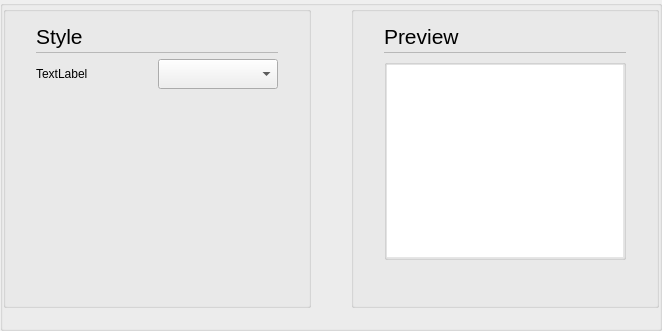
    <widget class="stw::opensyde_gui_elements::C_OgeGbxTransparent" name="pc_GroupBoxWidgetSpecific">
     <property name="title">
      <string/>
     </property>
     <layout class="QVBoxLayout" name="verticalLayout_8">
      <property name="spacing">
       <number>0</number>
      </property>
      <property name="leftMargin">
       <number>0</number>
      </property>
      <property name="topMargin">
       <number>0</number>
      </property>
      <property name="rightMargin">
       <number>0</number>
      </property>
      <property name="bottomMargin">
       <number>20</number>
      </property>
      <item>
       <layout class="QHBoxLayout" name="horizontalLayout_8" stretch="1,0,1">
        <item>
         <widget class="stw::opensyde_gui_elements::C_OgeGbx" name="pc_GroupBoxGeneral">
          <property name="title">
           <string/>
          </property>
          <layout class="QHBoxLayout" name="horizontalLayout_2">
           <property name="leftMargin">
            <number>30</number>
           </property>
           <property name="rightMargin">
            <number>30</number>
           </property>
           <property name="bottomMargin">
            <number>13</number>
           </property>
           <item>
            <layout class="QVBoxLayout" name="verticalLayout_2">
             <property name="spacing">
              <number>0</number>
             </property>
             <property name="sizeConstraint">
              <enum>QLayout::SetMinimumSize</enum>
             </property>
             <item>
              <layout class="QHBoxLayout" name="horizontalLayout_3" stretch="0,1">
               <property name="spacing">
                <number>6</number>
               </property>
               <item>
                <widget class="stw::opensyde_gui_elements::C_OgeLabContextMenuBase" name="pc_LabelDesign">
                 <property name="styleRole" stdset="0">
                  <string>heading-group-bold</string>
                 </property>
                 <property name="minimumSize">
                  <size>
                   <width>0</width>
                   <height>30</height>
                  </size>
                 </property>
                 <property name="maximumSize">
                  <size>
                   <width>16777215</width>
                   <height>30</height>
                  </size>
                 </property>
                 <property name="font">
                  <font>
                   <family>Segoe UI</family>
                   <pointsize>16</pointsize>
                  </font>
                 </property>
                 <property name="text">
                  <string>Style</string>
                 </property>
                </widget>
               </item>
               <item>
                <spacer name="horizontalSpacer_6">
                 <property name="orientation">
                  <enum>Qt::Horizontal</enum>
                 </property>
                 <property name="sizeHint" stdset="0">
                  <size>
                   <width>40</width>
                   <height>1</height>
                  </size>
                 </property>
                </spacer>
               </item>
              </layout>
             </item>
             <item>
              <layout class="QHBoxLayout" name="horizontalLayout_16" stretch="1">
               <property name="spacing">
                <number>0</number>
               </property>
               <property name="topMargin">
                <number>1</number>
               </property>
               <property name="bottomMargin">
                <number>0</number>
               </property>
               <item>
                <widget class="stw::opensyde_gui_elements::C_OgeFraSeparator" name="frame">
                 <property name="minimumSize">
                  <size>
                   <width>0</width>
                   <height>1</height>
                  </size>
                 </property>
                 <property name="maximumSize">
                  <size>
                   <width>16777215</width>
                   <height>1</height>
                  </size>
                 </property>
                 <property name="frameShape">
                  <enum>QFrame::StyledPanel</enum>
                 </property>
                 <property name="frameShadow">
                  <enum>QFrame::Raised</enum>
                 </property>
                </widget>
               </item>
              </layout>
             </item>
             <item>
              <layout class="QHBoxLayout" name="horizontalLayout">
               <property name="spacing">
                <number>0</number>
               </property>
               <property name="topMargin">
                <number>6</number>
               </property>
              </layout>
             </item>
             <item>
              <layout class="QVBoxLayout" name="pc_VerticalLayoutDesign">
               <property name="spacing">
                <number>10</number>
               </property>
               <item>
                <layout class="QHBoxLayout" name="horizontalLayout_23">
                 <item>
                  <widget class="stw::opensyde_gui_elements::C_OgeLabToolTipBase" name="pc_LabelTheme">
                   <property name="styleRole" stdset="0">
                    <string>group-item</string>
                   </property>
                   <property name="text">
                    <string>TextLabel</string>
                   </property>
                  </widget>
                 </item>
                 <item>
                  <spacer name="horizontalSpacer_12">
                   <property name="orientation">
                    <enum>Qt::Horizontal</enum>
                   </property>
                   <property name="sizeHint" stdset="0">
                    <size>
                     <width>40</width>
                     <height>20</height>
                    </size>
                   </property>
                  </spacer>
                 </item>
                 <item>
                  <widget class="stw::opensyde_gui_elements::C_OgeCbxText" name="pc_ComboBoxTheme">
                   <property name="minimumSize">
                    <size>
                     <width>120</width>
                     <height>30</height>
                    </size>
                   </property>
                   <property name="maximumSize">
                    <size>
                     <width>120</width>
                     <height>30</height>
                    </size>
                   </property>
                  </widget>
                 </item>
                </layout>
               </item>
               <item>
                <spacer name="verticalSpacer_8">
                 <property name="orientation">
                  <enum>Qt::Vertical</enum>
                 </property>
                 <property name="sizeHint" stdset="0">
                  <size>
                   <width>20</width>
                   <height>25</height>
                  </size>
                 </property>
                </spacer>
               </item>
              </layout>
             </item>
            </layout>
           </item>
          </layout>
         </widget>
        </item>
        <item>
         <spacer name="horizontalSpacer">
          <property name="orientation">
           <enum>Qt::Horizontal</enum>
          </property>
          <property name="sizeType">
           <enum>QSizePolicy::Fixed</enum>
          </property>
          <property name="sizeHint" stdset="0">
           <size>
            <width>40</width>
            <height>20</height>
           </size>
          </property>
         </spacer>
        </item>
        <item>
         <widget class="stw::opensyde_gui_elements::C_OgeGbx" name="pc_GroupBoxGeneral_2">
          <property name="title">
           <string/>
          </property>
          <layout class="QHBoxLayout" name="horizontalLayout_4">
           <property name="leftMargin">
            <number>30</number>
           </property>
           <property name="rightMargin">
            <number>30</number>
           </property>
           <property name="bottomMargin">
            <number>13</number>
           </property>
           <item>
            <layout class="QVBoxLayout" name="verticalLayout_3">
             <property name="spacing">
              <number>0</number>
             </property>
             <property name="sizeConstraint">
              <enum>QLayout::SetMinimumSize</enum>
             </property>
             <item>
              <layout class="QHBoxLayout" name="horizontalLayout_5" stretch="0,1">
               <property name="spacing">
                <number>6</number>
               </property>
               <item>
                <widget class="stw::opensyde_gui_elements::C_OgeLabContextMenuBase" name="pc_LabelPreview">
                 <property name="styleRole" stdset="0">
                  <string>heading-group-bold</string>
                 </property>
                 <property name="minimumSize">
                  <size>
                   <width>0</width>
                   <height>30</height>
                  </size>
                 </property>
                 <property name="maximumSize">
                  <size>
                   <width>16777215</width>
                   <height>30</height>
                  </size>
                 </property>
                 <property name="font">
                  <font>
                   <family>Segoe UI</family>
                   <pointsize>16</pointsize>
                  </font>
                 </property>
                 <property name="text">
                  <string>Preview</string>
                 </property>
                </widget>
               </item>
               <item>
                <spacer name="horizontalSpacer_7">
                 <property name="orientation">
                  <enum>Qt::Horizontal</enum>
                 </property>
                 <property name="sizeHint" stdset="0">
                  <size>
                   <width>40</width>
                   <height>1</height>
                  </size>
                 </property>
                </spacer>
               </item>
              </layout>
             </item>
             <item>
              <layout class="QHBoxLayout" name="horizontalLayout_18" stretch="1">
               <property name="spacing">
                <number>0</number>
               </property>
               <property name="topMargin">
                <number>1</number>
               </property>
               <property name="bottomMargin">
                <number>0</number>
               </property>
               <item>
                <widget class="stw::opensyde_gui_elements::C_OgeFraSeparator" name="frame_2">
                 <property name="minimumSize">
                  <size>
                   <width>0</width>
                   <height>1</height>
                  </size>
                 </property>
                 <property name="maximumSize">
                  <size>
                   <width>16777215</width>
                   <height>1</height>
                  </size>
                 </property>
                 <property name="frameShape">
                  <enum>QFrame::StyledPanel</enum>
                 </property>
                 <property name="frameShadow">
                  <enum>QFrame::Raised</enum>
                 </property>
                </widget>
               </item>
              </layout>
             </item>
             <item>
              <spacer name="verticalSpacer">
               <property name="orientation">
                <enum>Qt::Vertical</enum>
               </property>
               <property name="sizeType">
                <enum>QSizePolicy::Fixed</enum>
               </property>
               <property name="sizeHint" stdset="0">
                <size>
                 <width>20</width>
                 <height>6</height>
                </size>
               </property>
              </spacer>
             </item>
             <item>
              <widget class="stw::opensyde_gui_elements::C_OgeGbxGrayedEdit" name="pc_GroupBox">
               <property name="title">
                <string/>
               </property>
               <layout class="QGridLayout" name="gridLayout">
                <property name="leftMargin">
                 <number>0</number>
                </property>
                <property name="topMargin">
                 <number>0</number>
                </property>
                <property name="rightMargin">
                 <number>0</number>
                </property>
                <property name="bottomMargin">
                 <number>0</number>
                </property>
                <item row="0" column="0">
                 <widget class="stw::opensyde_gui_elements::C_OgeFraFrame" name="pc_PreviewFrame">
                  <property name="minimumSize">
                   <size>
                    <width>0</width>
                    <height>0</height>
                   </size>
                  </property>
                  <property name="autoFillBackground">
                   <bool>false</bool>
                  </property>
                  <property name="frameShape">
                   <enum>QFrame::NoFrame</enum>
                  </property>
                  <property name="frameShadow">
                   <enum>QFrame::Raised</enum>
                  </property>
                  <layout class="QGridLayout" name="gridLayout_2">
                   <property name="leftMargin">
                    <number>0</number>
                   </property>
                   <property name="topMargin">
                    <number>0</number>
                   </property>
                   <property name="rightMargin">
                    <number>0</number>
                   </property>
                   <property name="bottomMargin">
                    <number>0</number>
                   </property>
                   <item row="2" column="0">
                    <widget class="stw::opensyde_gui::C_SebGraphicsView" name="pc_GraphicsView">
                     <property name="enabled">
                      <bool>true</bool>
                     </property>
                     <property name="palette">
                      <palette>
                       <active>
                        <colorrole role="Button">
                         <brush brushstyle="SolidPattern">
                          <color alpha="0">
                           <red>255</red>
                           <green>255</green>
                           <blue>255</blue>
                          </color>
                         </brush>
                        </colorrole>
                        <colorrole role="Window">
                         <brush brushstyle="SolidPattern">
                          <color alpha="255">
                           <red>255</red>
                           <green>255</green>
                           <blue>255</blue>
                          </color>
                         </brush>
                        </colorrole>
                       </active>
                       <inactive>
                        <colorrole role="Button">
                         <brush brushstyle="SolidPattern">
                          <color alpha="0">
                           <red>255</red>
                           <green>255</green>
                           <blue>255</blue>
                          </color>
                         </brush>
                        </colorrole>
                        <colorrole role="Window">
                         <brush brushstyle="SolidPattern">
                          <color alpha="255">
                           <red>255</red>
                           <green>255</green>
                           <blue>255</blue>
                          </color>
                         </brush>
                        </colorrole>
                       </inactive>
                       <disabled>
                        <colorrole role="Button">
                         <brush brushstyle="SolidPattern">
                          <color alpha="0">
                           <red>255</red>
                           <green>255</green>
                           <blue>255</blue>
                          </color>
                         </brush>
                        </colorrole>
                        <colorrole role="Window">
                         <brush brushstyle="SolidPattern">
                          <color alpha="255">
                           <red>255</red>
                           <green>255</green>
                           <blue>255</blue>
                          </color>
                         </brush>
                        </colorrole>
                       </disabled>
                      </palette>
                     </property>
                     <property name="focusPolicy">
                      <enum>Qt::NoFocus</enum>
                     </property>
                     <property name="autoFillBackground">
                      <bool>true</bool>
                     </property>
                     <property name="frameShape">
                      <enum>QFrame::NoFrame</enum>
                     </property>
                     <property name="verticalScrollBarPolicy">
                      <enum>Qt::ScrollBarAlwaysOff</enum>
                     </property>
                     <property name="horizontalScrollBarPolicy">
                      <enum>Qt::ScrollBarAlwaysOff</enum>
                     </property>
                     <property name="backgroundBrush">
                      <brush brushstyle="NoBrush">
                       <color alpha="255">
                        <red>0</red>
                        <green>0</green>
                        <blue>0</blue>
                       </color>
                      </brush>
                     </property>
                     <property name="foregroundBrush">
                      <brush brushstyle="NoBrush">
                       <color alpha="255">
                        <red>0</red>
                        <green>0</green>
                        <blue>0</blue>
                       </color>
                      </brush>
                     </property>
                     <property name="interactive">
                      <bool>false</bool>
                     </property>
                     <property name="alignment">
                      <set>Qt::AlignLeading|Qt::AlignLeft|Qt::AlignTop</set>
                     </property>
                     <property name="renderHints">
                      <set>QPainter::Antialiasing|QPainter::TextAntialiasing</set>
                     </property>
                     <property name="cacheMode">
                      <set>QGraphicsView::CacheNone</set>
                     </property>
                    </widget>
                   </item>
                  </layout>
                 </widget>
                </item>
               </layout>
              </widget>
             </item>
             <item>
              <layout class="QHBoxLayout" name="horizontalLayout_17">
               <property name="spacing">
                <number>0</number>
               </property>
               <property name="topMargin">
                <number>1</number>
               </property>
               <property name="bottomMargin">
                <number>0</number>
               </property>
              </layout>
             </item>
             <item>
              <layout class="QHBoxLayout" name="horizontalLayout_6" stretch="0">
               <property name="spacing">
                <number>0</number>
               </property>
               <property name="topMargin">
                <number>6</number>
               </property>
               <item>
                <spacer name="verticalSpacer_6">
                 <property name="orientation">
                  <enum>Qt::Vertical</enum>
                 </property>
                 <property name="sizeHint" stdset="0">
                  <size>
                   <width>20</width>
                   <height>25</height>
                  </size>
                 </property>
                </spacer>
               </item>
              </layout>
             </item>
            </layout>
           </item>
          </layout>
         </widget>
        </item>
       </layout>
      </item>
     </layout>
    </widget>
